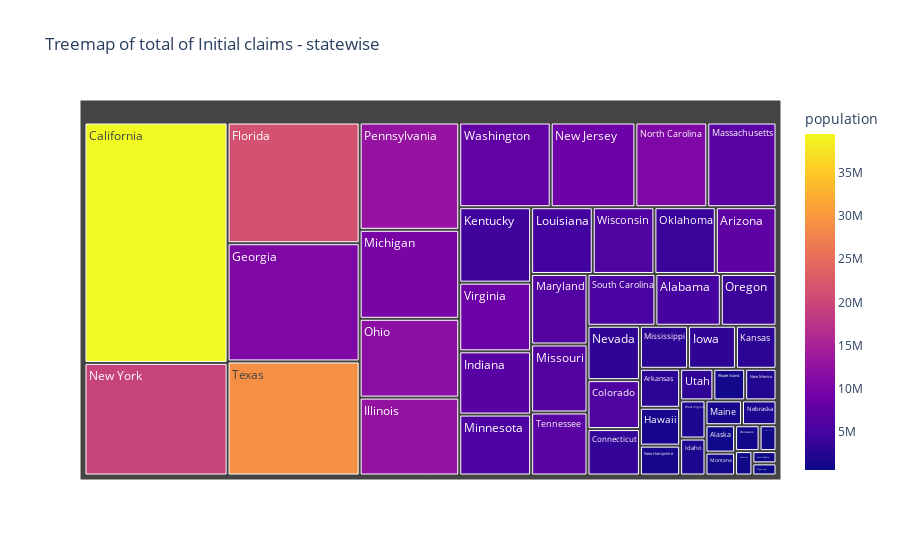
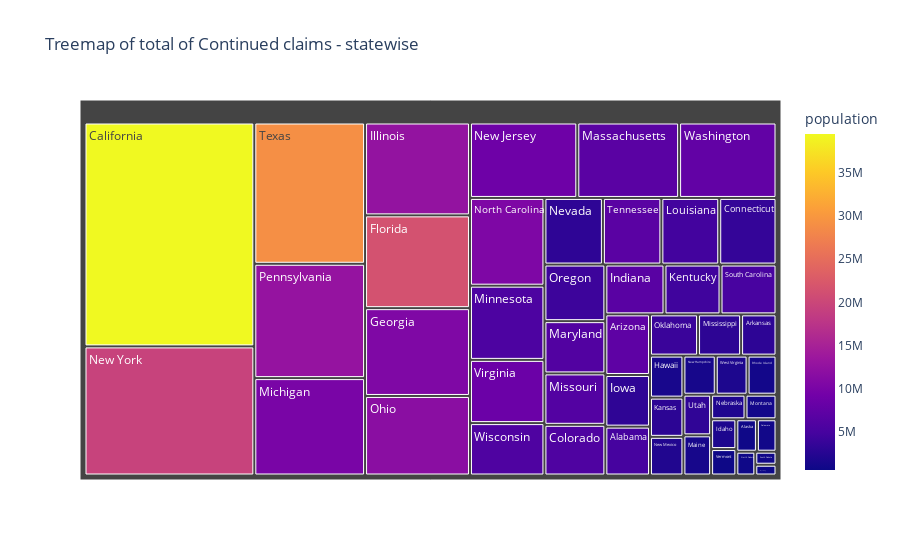
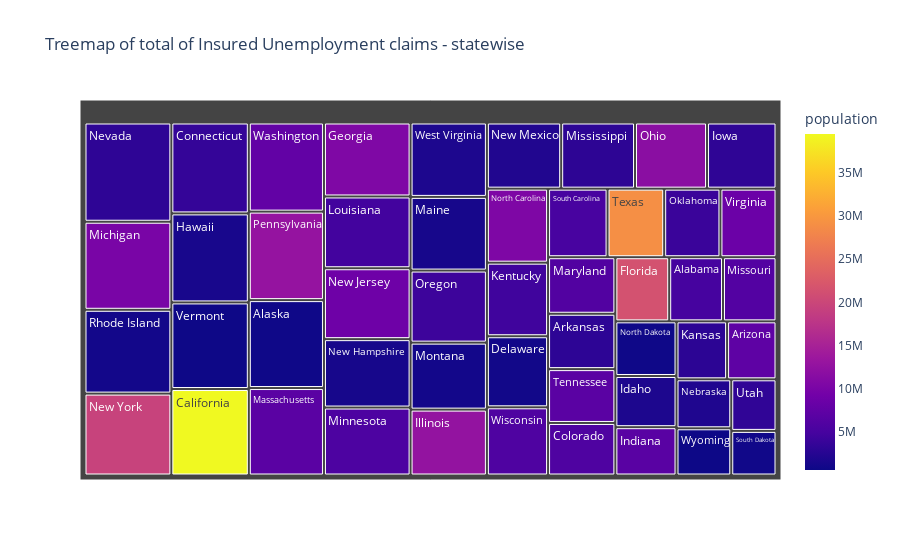

Notebook source saved alongside these figures, in order:
### Markdown cell above
### Treemap for Insurance claims (with poulation) from all states

We can Immideately see some anamolies , such as -
- Florida and texas depite having a high population, has a low value for Insured Unemployment rate
- Whereas Nevada and Rhode Island with lesser population has a high Insured Unemployment rate

### Code cell
#color_continuous_scale=px.colors.sequential.Viridis
fig = px.treemap(df_statewise, path=['State'], values='Initial Claims',color='population',title="Treemap of total of Initial claims - statewise")
fig.show()
fig = px.treemap(df_statewise, path=['State'], values='Continued Claims',color='population',title="Treemap of total of Continued claims - statewise")
fig.show()
fig = px.treemap(df_statewise, path=['State'], values='Insured Unemployment Rate',color='population',title="Treemap of total of Insured Unemployment claims - statewise")
fig.show()

### Figure 1 — Plotly figure (JSON) as saved in the notebook; plotly's stock layout.template omitted (floating-point values rounded to 4 significant figures)
{"data": [{"branchvalues": "total", "customdata": [[4903185], [731545], [7278717], [3017804], [39512223], [5758736], [3565287], [973764], [21477737], [10617423], [1415872], [1787065], [12671821], [6732219], [3155070], [2913314], [4467673], [4648794], [1344212], [6045680], [6892503], [9986857], [5639632], [2976149], [6137428], [1068778], [1934408], [3080156], [1359711], [8882190], [2096829], [19453561], [10488084], [762062], [11689100], [3956971], [4217737], [12801989], [1059361], [5148714], [884659], [6829174], [28995881], [3205958], [623989], [8535519], [7614893], [1792147], [5822434], [578759]], "domain": {"x": [0, 1], "y": [0, 1]}, "hovertemplate": "labels=%{label}<br>Initial Claims=%{value}<br>parent=%{parent}<br>id=%{id}<br>population=%{color}<extra></extra>", "ids": ["Alabama", "Alaska", "Arizona", "Arkansas", "California", "Colorado", "Connecticut", "Delaware", "Florida", "Georgia", "Hawaii", "Idaho", "Illinois", "Indiana", "Iowa", "Kansas", "Kentucky", "Louisiana", "Maine", "Maryland", "Massachusetts", "Michigan", "Minnesota", "Mississippi", "Missouri", "Montana", "Nebraska", "Nevada", "New Hampshire", "New Jersey", "New Mexico", "New York", "North Carolina", "North Dakota", "Ohio", "Oklahoma", "Oregon", "Pennsylvania", "Rhode Island", "South Carolina", "South Dakota", "Tennessee", "Texas", "Utah", "Vermont", "Virginia", "Washington", "West Virginia", "Wisconsin", "Wyoming"], "labels": ["Alabama", "Alaska", "Arizona", "Arkansas", "California", "Colorado", "Connecticut", "Delaware", "Florida", "Georgia", "Hawaii", "Idaho", "Illinois", "Indiana", "Iowa", "Kansas", "Kentucky", "Louisiana", "Maine", "Maryland", "Massachusetts", "Michigan", "Minnesota", "Mississippi", "Missouri", "Montana", "Nebraska", "Nevada", "New Hampshire", "New Jersey", "New Mexico", "New York", "North Carolina", "North Dakota", "Ohio", "Oklahoma", "Oregon", "Pennsylvania", "Rhode Island", "South Carolina", "South Dakota", "Tennessee", "Texas", "Utah", "Vermont", "Virginia", "Washington", "West Virginia", "Wisconsin", "Wyoming"], "marker": {"coloraxis": "coloraxis", "colors": [4903185, 731545, 7278717, 3017804, 39512223, 5758736, 3565287, 973764, 21477737, 10617423, 1415872, 1787065, 12671821, 6732219, 3155070, 2913314, 4467673, 4648794, 1344212, 6045680, 6892503, 9986857, 5639632, 2976149, 6137428, 1068778, 1934408, 3080156, 1359711, 8882190, 2096829, 19453561, 10488084, 762062, 11689100, 3956971, 4217737, 12801989, 1059361, 5148714, 884659, 6829174, 28995881, 3205958, 623989, 8535519, 7614893, 1792147, 5822434, 578759]}, "name": "", "parents": ["", "", "", "", "", "", "", "", "", "", "", "", "", "", "", "", "", "", "", "", "", "", "", "", "", "", "", "", "", "", "", "", "", "", "", "", "", "", "", "", "", "", "", "", "", "", "", "", "", ""], "type": "treemap", "values": [688465, 164535, 823016, 318591, 6990829, 521403, 494895, 128717, 3240039, 3172906, 309207, 190350, 1575789, 924015, 418675, 354565, 1101951, 836278, 184416, 807974, 1191840, 1800724, 889986, 420720, 779215, 137704, 174165, 579416, 243805, 1457442, 201167, 3273499, 1237816, 88824, 1594581, 833087, 586120, 2171080, 203993, 714965, 60351, 722054, 3061850, 213456, 85718, 1002516, 1574603, 196727, 835849, 59419]}], "layout": {"autosize": true, "coloraxis": {"colorbar": {"title": {"text": "population"}}, "colorscale": [[0, "#0d0887"], [0.1111, "#46039f"], [0.2222, "#7201a8"], [0.3333, "#9c179e"], [0.4444, "#bd3786"], [0.5556, "#d8576b"], [0.6667, "#ed7953"], [0.7778, "#fb9f3a"], [0.8889, "#fdca26"], [1, "#f0f921"]]}, "legend": {"tracegroupgap": 0}, "title": {"text": "Treemap of total of Initial claims - statewise"}}}

### Figure 2 — Plotly figure (JSON) as saved in the notebook; plotly's stock layout.template omitted (floating-point values rounded to 4 significant figures)
{"data": [{"branchvalues": "total", "customdata": [[4903185], [731545], [7278717], [3017804], [39512223], [5758736], [3565287], [973764], [21477737], [10617423], [1415872], [1787065], [12671821], [6732219], [3155070], [2913314], [4467673], [4648794], [1344212], [6045680], [6892503], [9986857], [5639632], [2976149], [6137428], [1068778], [1934408], [3080156], [1359711], [8882190], [2096829], [19453561], [10488084], [762062], [11689100], [3956971], [4217737], [12801989], [1059361], [5148714], [884659], [6829174], [28995881], [3205958], [623989], [8535519], [7614893], [1792147], [5822434], [578759]], "domain": {"x": [0, 1], "y": [0, 1]}, "hovertemplate": "labels=%{label}<br>Continued Claims=%{value}<br>parent=%{parent}<br>id=%{id}<br>population=%{color}<extra></extra>", "ids": ["Alabama", "Alaska", "Arizona", "Arkansas", "California", "Colorado", "Connecticut", "Delaware", "Florida", "Georgia", "Hawaii", "Idaho", "Illinois", "Indiana", "Iowa", "Kansas", "Kentucky", "Louisiana", "Maine", "Maryland", "Massachusetts", "Michigan", "Minnesota", "Mississippi", "Missouri", "Montana", "Nebraska", "Nevada", "New Hampshire", "New Jersey", "New Mexico", "New York", "North Carolina", "North Dakota", "Ohio", "Oklahoma", "Oregon", "Pennsylvania", "Rhode Island", "South Carolina", "South Dakota", "Tennessee", "Texas", "Utah", "Vermont", "Virginia", "Washington", "West Virginia", "Wisconsin", "Wyoming"], "labels": ["Alabama", "Alaska", "Arizona", "Arkansas", "California", "Colorado", "Connecticut", "Delaware", "Florida", "Georgia", "Hawaii", "Idaho", "Illinois", "Indiana", "Iowa", "Kansas", "Kentucky", "Louisiana", "Maine", "Maryland", "Massachusetts", "Michigan", "Minnesota", "Mississippi", "Missouri", "Montana", "Nebraska", "Nevada", "New Hampshire", "New Jersey", "New Mexico", "New York", "North Carolina", "North Dakota", "Ohio", "Oklahoma", "Oregon", "Pennsylvania", "Rhode Island", "South Carolina", "South Dakota", "Tennessee", "Texas", "Utah", "Vermont", "Virginia", "Washington", "West Virginia", "Wisconsin", "Wyoming"], "marker": {"coloraxis": "coloraxis", "colors": [4903185, 731545, 7278717, 3017804, 39512223, 5758736, 3565287, 973764, 21477737, 10617423, 1415872, 1787065, 12671821, 6732219, 3155070, 2913314, 4467673, 4648794, 1344212, 6045680, 6892503, 9986857, 5639632, 2976149, 6137428, 1068778, 1934408, 3080156, 1359711, 8882190, 2096829, 19453561, 10488084, 762062, 11689100, 3956971, 4217737, 12801989, 1059361, 5148714, 884659, 6829174, 28995881, 3205958, 623989, 8535519, 7614893, 1792147, 5822434, 578759]}, "name": "", "parents": ["", "", "", "", "", "", "", "", "", "", "", "", "", "", "", "", "", "", "", "", "", "", "", "", "", "", "", "", "", "", "", "", "", "", "", "", "", "", "", "", "", "", "", "", "", "", "", "", "", ""], "type": "treemap", "values": [2580144, 788568, 3200431, 1727685, 44972306, 3651846, 4512233, 750352, 11510635, 10895609, 1660594, 888575, 11523092, 3484001, 2727633, 1549852, 3301403, 4557472, 1315530, 3765835, 9085093, 12757776, 6532991, 2100597, 3704446, 902328, 1001666, 4607897, 1493781, 9576693, 1528613, 25931411, 7725771, 534269, 9867837, 2345173, 4077699, 14977225, 1335698, 3297356, 326732, 4604708, 18506150, 1331944, 788643, 5568059, 8691778, 1469564, 4613480, 269994]}], "layout": {"autosize": true, "coloraxis": {"colorbar": {"title": {"text": "population"}}, "colorscale": [[0, "#0d0887"], [0.1111, "#46039f"], [0.2222, "#7201a8"], [0.3333, "#9c179e"], [0.4444, "#bd3786"], [0.5556, "#d8576b"], [0.6667, "#ed7953"], [0.7778, "#fb9f3a"], [0.8889, "#fdca26"], [1, "#f0f921"]]}, "legend": {"tracegroupgap": 0}, "title": {"text": "Treemap of total of Continued claims - statewise"}}}

### Figure 3 — Plotly figure (JSON) as saved in the notebook; plotly's stock layout.template omitted (floating-point values rounded to 4 significant figures)
{"data": [{"branchvalues": "total", "customdata": [[4903185], [731545], [7278717], [3017804], [39512223], [5758736], [3565287], [973764], [21477737], [10617423], [1415872], [1787065], [12671821], [6732219], [3155070], [2913314], [4467673], [4648794], [1344212], [6045680], [6892503], [9986857], [5639632], [2976149], [6137428], [1068778], [1934408], [3080156], [1359711], [8882190], [2096829], [19453561], [10488084], [762062], [11689100], [3956971], [4217737], [12801989], [1059361], [5148714], [884659], [6829174], [28995881], [3205958], [623989], [8535519], [7614893], [1792147], [5822434], [578759]], "domain": {"x": [0, 1], "y": [0, 1]}, "hovertemplate": "labels=%{label}<br>Insured Unemployment Rate=%{value}<br>parent=%{parent}<br>id=%{id}<br>population=%{color}<extra></extra>", "ids": ["Alabama", "Alaska", "Arizona", "Arkansas", "California", "Colorado", "Connecticut", "Delaware", "Florida", "Georgia", "Hawaii", "Idaho", "Illinois", "Indiana", "Iowa", "Kansas", "Kentucky", "Louisiana", "Maine", "Maryland", "Massachusetts", "Michigan", "Minnesota", "Mississippi", "Missouri", "Montana", "Nebraska", "Nevada", "New Hampshire", "New Jersey", "New Mexico", "New York", "North Carolina", "North Dakota", "Ohio", "Oklahoma", "Oregon", "Pennsylvania", "Rhode Island", "South Carolina", "South Dakota", "Tennessee", "Texas", "Utah", "Vermont", "Virginia", "Washington", "West Virginia", "Wisconsin", "Wyoming"], "labels": ["Alabama", "Alaska", "Arizona", "Arkansas", "California", "Colorado", "Connecticut", "Delaware", "Florida", "Georgia", "Hawaii", "Idaho", "Illinois", "Indiana", "Iowa", "Kansas", "Kentucky", "Louisiana", "Maine", "Maryland", "Massachusetts", "Michigan", "Minnesota", "Mississippi", "Missouri", "Montana", "Nebraska", "Nevada", "New Hampshire", "New Jersey", "New Mexico", "New York", "North Carolina", "North Dakota", "Ohio", "Oklahoma", "Oregon", "Pennsylvania", "Rhode Island", "South Carolina", "South Dakota", "Tennessee", "Texas", "Utah", "Vermont", "Virginia", "Washington", "West Virginia", "Wisconsin", "Wyoming"], "marker": {"coloraxis": "coloraxis", "colors": [4903185, 731545, 7278717, 3017804, 39512223, 5758736, 3565287, 973764, 21477737, 10617423, 1415872, 1787065, 12671821, 6732219, 3155070, 2913314, 4467673, 4648794, 1344212, 6045680, 6892503, 9986857, 5639632, 2976149, 6137428, 1068778, 1934408, 3080156, 1359711, 8882190, 2096829, 19453561, 10488084, 762062, 11689100, 3956971, 4217737, 12801989, 1059361, 5148714, 884659, 6829174, 28995881, 3205958, 623989, 8535519, 7614893, 1792147, 5822434, 578759]}, "name": "", "parents": ["", "", "", "", "", "", "", "", "", "", "", "", "", "", "", "", "", "", "", "", "", "", "", "", "", "", "", "", "", "", "", "", "", "", "", "", "", "", "", "", "", "", "", "", "", "", "", "", "", ""], "type": "treemap", "values": [133.7, 256.0, 111.0, 144.4, 259.6, 137, 272.9, 168.5, 133.8, 248.3, 267.2, 121.3, 194.8, 114.5, 178.1, 113.5, 174.4, 241.0, 217.8, 147.5, 254.7, 296.3, 228.1, 189.3, 133, 198.1, 103.9, 334.1, 229.6, 238, 190.4, 275.7, 175.5, 129.5, 184.6, 149.5, 213.1, 257.6, 282.1, 158.0, 78.19, 140.4, 150.4, 90.45, 259.9, 148.9, 259.5, 220.0, 161.7, 100.1]}], "layout": {"autosize": true, "coloraxis": {"colorbar": {"title": {"text": "population"}}, "colorscale": [[0, "#0d0887"], [0.1111, "#46039f"], [0.2222, "#7201a8"], [0.3333, "#9c179e"], [0.4444, "#bd3786"], [0.5556, "#d8576b"], [0.6667, "#ed7953"], [0.7778, "#fb9f3a"], [0.8889, "#fdca26"], [1, "#f0f921"]]}, "legend": {"tracegroupgap": 0}, "title": {"text": "Treemap of total of Insured Unemployment claims - statewise"}}}
